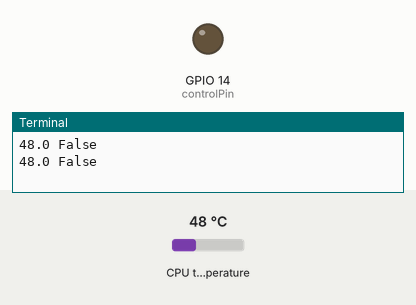
Bench run of a program on a simulated Raspberry Pi (BCM pin numbers). Shown: output pins drawn as LEDs (lit = HIGH), the last lines printed to the terminal. The inputs (shaded band) are chosen by the test bench; at power-on: CPU temperature 48 °C.

Above: at 1.2 s.
1.3 s: CPU temperature set to 58 °C
3.2 s: CPU temperature set to 61 °C
At 5.0 s:
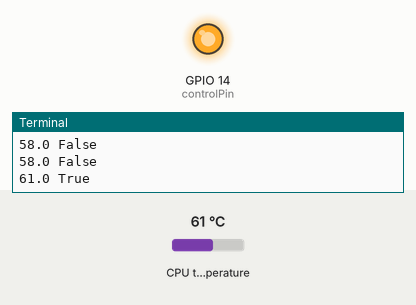
5.5 s: CPU temperature set to 41 °C
7.3 s: CPU temperature set to 38 °C
At 9.0 s:
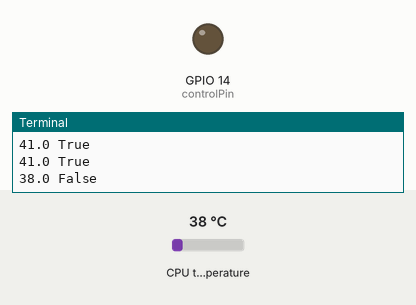
9.6 s: CPU temperature set to 71 °C
At 10.5 s:
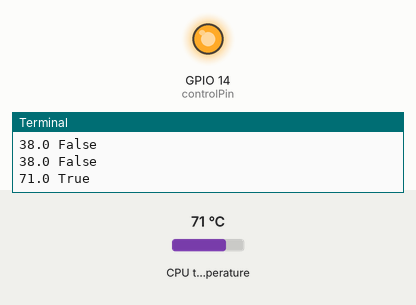
Timing chart, 0 to 12.6 s (numbered marks = the images above; inputs shaded):
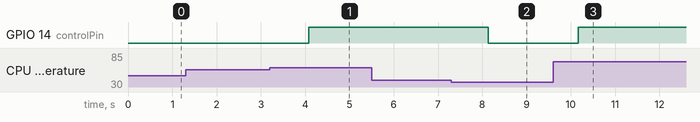

The program:

cooler.py
```python
import RPi.GPIO as GPIO
import sys, traceback

from subprocess import check_output
from re import findall
from time import sleep

def get_temperature():
    temperature = check_output(["vcgencmd", "measure_temp"]).decode()
    temperature = float(findall("\d+\.\d+", temperature)[0])
    return(temperature)

try:
    temperatureOn = 59
    temperatureOff = 40
    temperatureClearance = temperatureOn - temperatureOff

    controlPin = 14
    pinState = False

    GPIO.setmode(GPIO.BCM)
    GPIO.setup(controlPin, GPIO.OUT, initial=0)

    while True:
        temperature = get_temperature()

        if temperature > temperatureOn and not pinState or temperature < temperatureOn - temperatureClearance and pinState:
            pinState = not pinState
            GPIO.output(controlPin, pinState)

        print(str(temperature) + " " + str(pinState))
        sleep(1)

except KeyboardInterrupt:
    print("Exit pressed Ctrl+C")
except:
    print("Other Exception")
finally:
    print("Cleanup")
    GPIO.cleanup
    print(" End of program")
```

Measured:
- the behaviour switches between 59 and 60 °C on CPU temperature (found by bisection; images 0 and 1)
- the behaviour switches between 40 and 39 °C on CPU temperature (found by bisection; images 1 and 2)
- after the input at 3.2 s, GPIO 14 (controlPin): LOW → HIGH after 0.88 s
- after the input at 7.3 s, GPIO 14 (controlPin): HIGH → LOW after 0.84 s
- after the input at 9.6 s, GPIO 14 (controlPin): LOW → HIGH after 0.57 s
